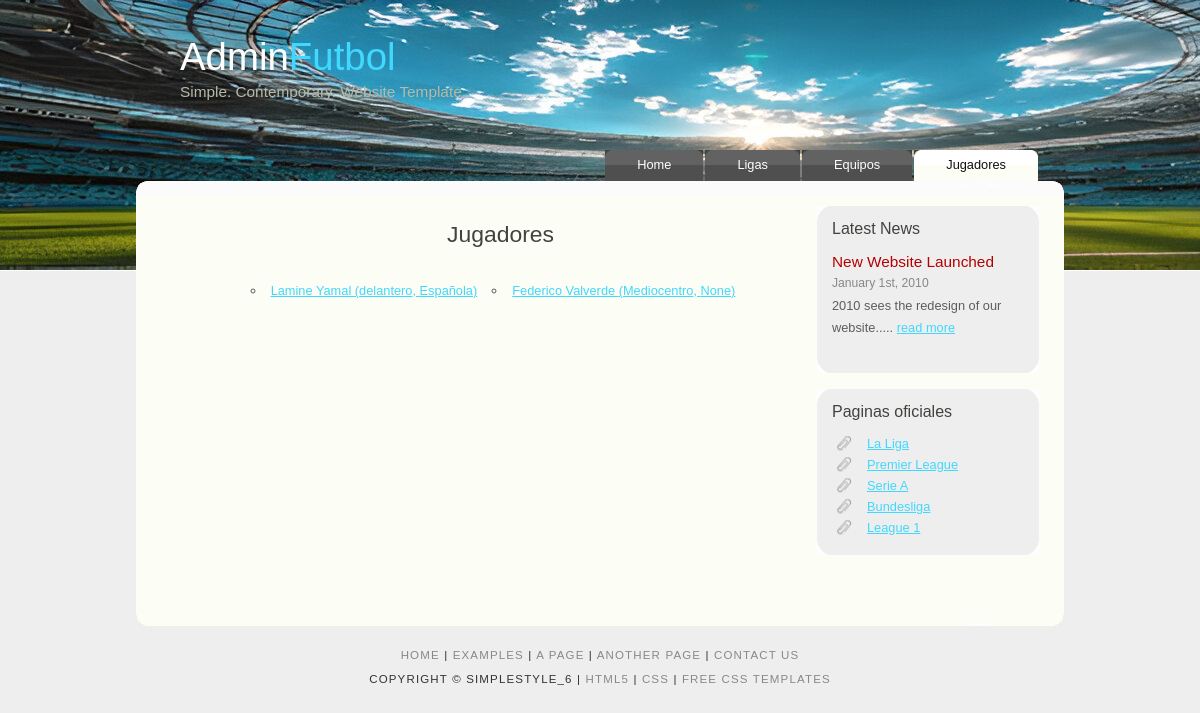
/ligaAPP/listadoDeJugadores/, run on the app's committed database.
### ligaAPP/models.py (models this page shows, shortened)
class Jugador(models.Model):
    nombre = models.CharField(max_length=50)
    apellidos = models.CharField(max_length=50)
    goles = models.CharField(max_length=50)
    posicion = models.CharField(max_length=50)
    nacionalidad = models.CharField(max_length=50, null= True, blank=True)
    anioDeUnion = models.DateField()
    fechaNacimiento = models.DateField()
    equipo = models.ForeignKey(Equipo, related_name = 'jugadores', on_delete=models.CASCADE)
    imagenJugador = models.URLField(max_length=600, null= True, blank=True)

### ligaAPP/views.py (the view)
# urls.py: path('listadoDeJugadores/', listaJugadores.as_view(), name='listaJugadores'),
class listaJugadores(ListView):
    model = Jugador
    template_name = 'listaJugadores.html'
    context_object_name = 'listaJugadores'
    queryset = Jugador.objects.order_by('-nombre')

### ligaAPP/templates/listaJugadores.html (shortened to what this page needs)
{% load static %}
<!DOCTYPE HTML>
<html>
<head>
  <link rel="stylesheet" href="{% static 'style.css' %}"/>
</head>
<body>
  <div id="main">
    <div id="header">
      <div id="logo">
        <div id="logo_text">
          <h1><a href="{% url 'index' %}">Admin<span class="logo_colour">Futbol</span></a></h1>
          <h2>Simple. Contemporary. Website Template.</h2>
        </div>
      </div>
      <div id="menubar">
        <ul id="menu">
          <li><a href="{% url 'index' %}">Home</a></li>
          <li><a href="{% url 'listaLigas' %}">Ligas</a></li>
          <li><a href="{% url 'listaEquipos' %}">Equipos</a></li>
          <li class="selected"><a href="{% url 'listaJugadores' %}">Jugadores</a></li>
        </ul>
      </div>
    </div>
    <div id="content_header"></div>
    <div id="site_content">
      <div id="sidebar_container">
        <div class="sidebar">
          <div class="sidebar_top"></div>
          <div class="sidebar_item">
            <h3>Latest News</h3>
            <h4>New Website Launched</h4>
            <h5>January 1st, 2010</h5>
            <p>2010 sees the redesign of our website.....&nbsp;<a href="#">read more</a></p>
          </div>
          <div class="sidebar_base"></div>
        </div>
        <div class="sidebar">
          <div class="sidebar_top"></div>
          <div class="sidebar_item">
            <h3>Paginas oficiales</h3>
            <ul>
              <li><a href="https://www.laliga.com/es-GB">La Liga</a></li>
              <li><a href="https://www.premierleague.com/">Premier League</a></li>
              <li><a href="https://www.legaseriea.it/en">Serie A</a></li>
              <li><a href="https://www.bundesliga.com/es/bundesliga">Bundesliga</a></li>
              <li><a href="https://ligue1.com/">League 1 </a></li>
            </ul>
          </div>
          <div class="sidebar_base"></div>
        </div>
      </div>
      <div id="content">
        <h1>Jugadores</h1>
        <ul>
            {% for jugador in listaJugadores %}
            <li>
                <a href="{% url 'detalleJugador' jugador.id %}">
                    {{ jugador.nombre }} {{ jugador.apellidos }} ({{ jugador.posicion }}, {{jugador.nacionalidad}})
                </a>
            </li>
        {% empty %}
            <li>No hay jugadores registrados.</li>
        {% endfor %}
        </ul>
      </div>
    </div>
    <div id="content_footer"></div>
    <div id="footer">
      <p><a href="index.html">Home</a> | <a href="examples.html">Examples</a> | <a href="page.html">A Page</a> | <a href="another_page.html">Another Page</a> | <a href="contact.html">Contact Us</a></p>
      <p>Copyright &copy; simplestyle_6 | <a href="http://validator.w3.org/check?uri=referer">HTML5</a> | <a href="http://jigsaw.w3.org/css-validator/check/referer">CSS</a> | <a href="http://www.html5webtemplates.co.uk">Free CSS Templates</a></p>
    </div>
    <p>&nbsp;</p>
  </div>
</body>
</html>

### ligaAPP/static/style.css (style rules this page uses)
html { height: 100%; }
* { margin: 0; padding: 0; }
body { font: normal .80em 'trebuchet ms', arial, sans-serif; background: #EEE; color: #5D5D5D; }
p { padding: 0 0 20px 0; line-height: 1.7em; }
h1, h2, h3, h4, h5, h6 { font: normal 179% 'century gothic', arial, sans-serif; color: #43423F; margin: 0 0 15px 0; padding: 15px 0 5px 0; }
h2 { font: normal 145% 'century gothic', arial, sans-serif; color: #B60000; }
h3 { font: normal 125% 'century gothic', arial, sans-serif; }
h4, h5, h6 { margin: 0; padding: 0 0 5px 0; font: normal 120% 'century gothic', arial, sans-serif; color: #B60000; }
h5, h6 { font: normal 95% arial, sans-serif; color: #888; }
a, a:hover { outline: none; text-decoration: underline; color: #40D8FE; }
ul { margin: 2px 0 22px 17px; }
ul li { list-style-type: circle; margin: 0 0 6px 0; padding: 0 0 4px 5px; }
#main, #logo, #menubar, #content_header, #site_content, #content_footer, #footer { margin-left: auto; margin-right: auto; }
#main { padding-bottom: 20px; }
#header { background: #6F655F url('campodefdef.jpeg') no-repeat; background-size: cover; height: 270px; border-bottom: 1px solid #FFF; }
#logo { width: 840px; position: relative; height: 147px; }
#logo #logo_text { position: absolute; top: 27px; left: 0; }
#logo h1, #logo h2 { font: normal 300% 'century gothic', arial, sans-serif; border-bottom: 0; text-transform: none; margin: 0; }
#logo_text h1, #logo_text h1 a, #logo_text h1 a:hover { padding: 8px 0 0 0; color: #FFF; text-decoration: none; }
#logo_text h1 a .logo_colour { color: #40D8FE; }
#logo_text h2 { font-size: 120%; padding: 4px 0 0 0; color: #B7B9A7; }
#menubar { height: 36px; width: 880px; }
ul#menu { float: right; margin: 0; padding: 0; }
ul#menu li { float: left; padding: 0 0 0 6px; list-style: none; margin: 3px 2px 0 0; background: #484848 url(tab.png) no-repeat 0 0; }
ul#menu li a { font: normal 100% 'trebuchet ms', arial, sans-serif; display: block; float: left; height: 20px; padding: 7px 32px 4px 26px; text-align: center; color: #FFF; text-decoration: none; background: #484848 url(tab.png) no-repeat 100% 0; }
ul#menu li.selected { margin: 3px 2px 0 0; background: #FCFDF4 url(tab_selected.png) no-repeat 0 0; }
ul#menu li.selected a, ul#menu li.selected a:hover { background: #FCFDF4 url(tab_selected.png) no-repeat 100% 0; color: #111; }
#content_header, #content_footer { width: 928px; background: url(content_header.png) no-repeat; height: 15px; margin-top: -90px; }
#content_footer { background: url(content_footer.png) no-repeat; margin-top: 0; }
#site_content { width: 878px; overflow: hidden; margin: 0 auto 0 auto; padding: 0px 10px 20px 40px; background: #FCFDF4; }
#sidebar_container { float: right; width: 224px; padding: 10px 15px 20px 0; }
.sidebar_top, .sidebar_base { width: 222px; height: 14px; background: transparent url(side_top.png) no-repeat; }
.sidebar_base { background: url(side_base.png) no-repeat; }
.sidebar { float: right; width: 222px; padding: 0; margin: 0 0 16px 0; }
.sidebar_item { background: #EEE; padding: 0 15px; width: 192px; }
.sidebar_item h3 { padding: 0; }
.sidebar_item ul { width: 178px; padding: 0px 0 0 0; margin: 0px 0 0px 0; }
.sidebar_item li { list-style: none; padding: 0 0 6px 0;margin: 0; }
.sidebar_item li a, .sidebar_item li a:hover { padding: 0 0 0 35px; display: block; background: transparent url(link.png) no-repeat left center; }
#content { text-align: center; max-width: 1000px; margin: 0 auto; padding: 10px; }
#content ul { display: flex; flex-wrap: wrap; justify-content: center; padding: 0; list-style-type: none; margin: 0; }
#content ul li { margin: 15px; }
#footer { width: 916px; font: normal 90% 'trebuchet ms', arial, sans-serif; height: 28px; padding: 20px 0 5px 0; text-align: center; background: transparent; color: #333; text-transform: uppercase; letter-spacing: 0.1em; }
#footer p { padding: 0 0 5px 0; }
#footer a { color: #888; text-decoration: none; }

### data on the page
Jugador: nombre "Lamine", apellidos "Yamal", posicion "delantero", nacionalidad "Española"
Jugador: nombre "Federico", apellidos "Valverde", posicion "Mediocentro", nacionalidad "None"
